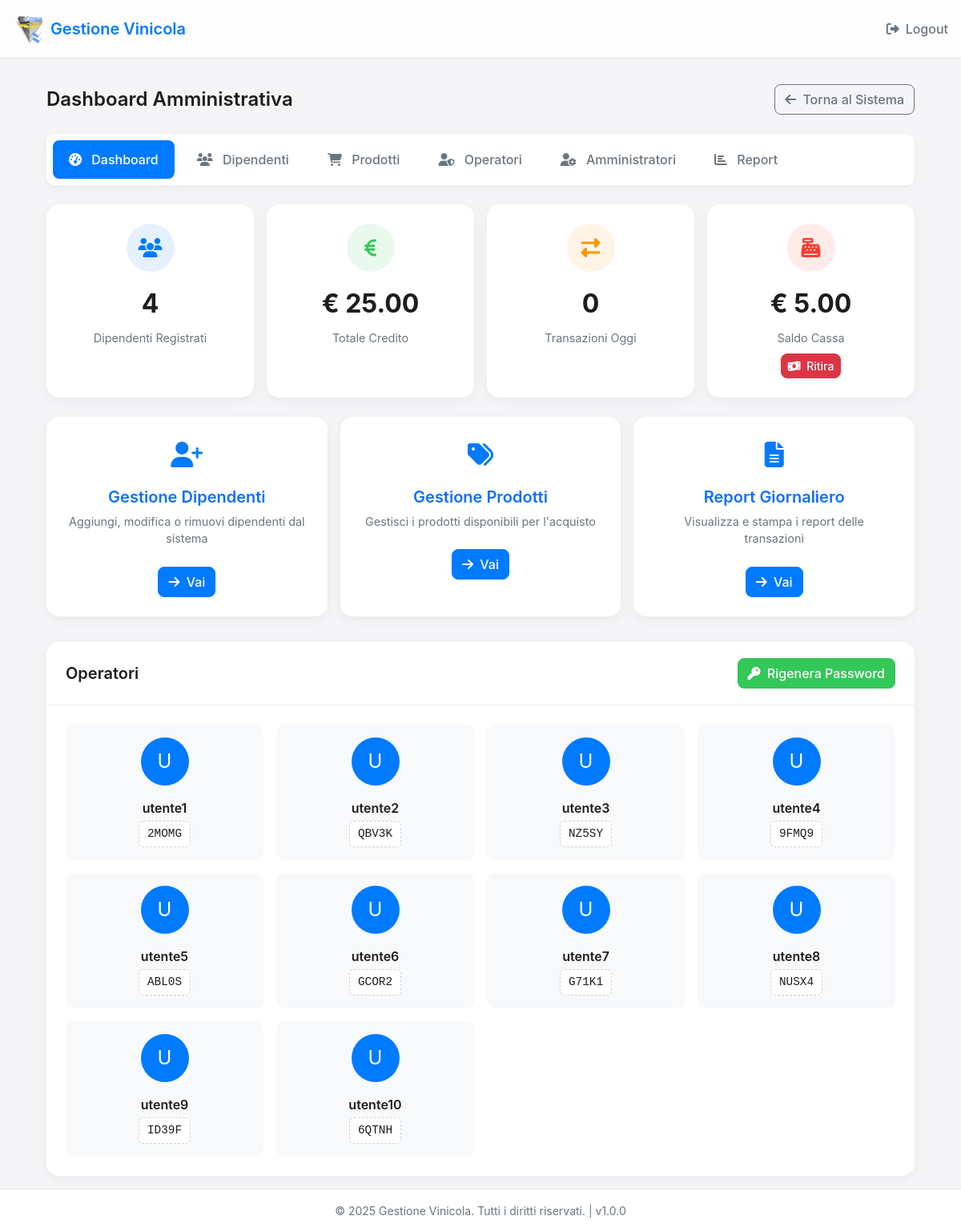
The app's page /admin/dashboard (signed in) with its own data.
### app.py (models this page shows)
class Operator(db.Model):
    id = db.Column(db.Integer, primary_key=True)
    username = db.Column(db.String(50), unique=True)  # utente1, utente2, ecc.
    password = db.Column(db.String(10))  # Password in chiaro per facilità di uso (5 caratteri)
    active = db.Column(db.Boolean, default=True)

### app.py (the view)
@app.route('/admin/dashboard')
def admin_dashboard():
    if session.get('admin_logged_in') != True:
        return redirect(url_for('admin_login'))
    employees_count = Employee.query.count()
    total_credit = db.session.query(db.func.sum(Employee.credit)).scalar() or 0
    transactions_today = Transaction.query.filter(
        Transaction.timestamp >= datetime.today().replace(hour=0, minute=0, second=0)
    ).count()
    operators = Operator.query.all()
    cash_register = Employee.query.filter_by(code='CASSA').first()
    cash_balance = float(cash_register.credit) if cash_register else 0.0
    is_super_admin = session.get('is_super_admin', False)
    return render_template(
        'admin_dashboard.html',
        employees_count=employees_count,
        total_credit=float(total_credit),
        transactions_today=transactions_today,
        operators=operators,
        is_super_admin=is_super_admin,
        cash_balance=cash_balance
    )

### app.py (called while the page is built)
@app.context_processor
def inject_app_info():
    now = datetime.now()
    return {
        'app_name': app.config['APP_NAME'],
        'app_version': app.config['APP_VERSION'],
        'now': now
    }

### templates/admin_dashboard.html (shortened to what this page needs)
{% extends "base.html" %}
{% block header_actions %}
<a href="{{ url_for('admin_logout') }}" class="logout-button">
    <i class="fas fa-sign-out-alt"></i> Logout
</a>
{% endblock %}
{% block content %}
<div class="admin-container">
    <div class="admin-header">
        <h1 class="admin-title">Dashboard Amministrativa</h1>
        <div>
            <a href="{{ url_for('index') }}" class="btn btn-outline-secondary">
                <i class="fas fa-arrow-left me-1"></i> Torna al Sistema
            </a>
        </div>
    </div>
    <div class="admin-tabs">
        <a href="{{ url_for('admin_dashboard') }}" class="admin-tab active">
            <i class="fas fa-tachometer-alt"></i> Dashboard
        </a>
        <a href="{{ url_for('admin_employees') }}" class="admin-tab">
            <i class="fas fa-users"></i> Dipendenti
        </a>
        <a href="{{ url_for('admin_products') }}" class="admin-tab">
            <i class="fas fa-shopping-cart"></i> Prodotti
        </a>
        <a href="{{ url_for('admin_operators') }}" class="admin-tab">
            <i class="fas fa-user-shield"></i> Operatori
        </a>
        {% if is_super_admin %}
        <a href="{{ url_for('admin_admins') }}" class="admin-tab">
            <i class="fas fa-user-cog"></i> Amministratori
        </a>
        {% endif %}
        <a href="{{ url_for('admin_reports') }}" class="admin-tab">
            <i class="fas fa-chart-bar"></i> Report
        </a>
    </div>
    <div class="stats-row">
        <div class="stat-card">
            <div class="stat-icon stat-icon-blue">
                <i class="fas fa-users"></i>
            </div>
            <div class="stat-value">{{ employees_count }}</div>
            <div class="stat-label">Dipendenti Registrati</div>
        </div>
        <div class="stat-card">
            <div class="stat-icon stat-icon-green">
                <i class="fas fa-euro-sign"></i>
            </div>
            <div class="stat-value">€ {{ "%.2f"|format(total_credit) }}</div>
            <div class="stat-label">Totale Credito</div>
        </div>
        <div class="stat-card">
            <div class="stat-icon stat-icon-orange">
                <i class="fas fa-exchange-alt"></i>
            </div>
            <div class="stat-value">{{ transactions_today }}</div>
            <div class="stat-label">Transazioni Oggi</div>
        </div>
        <div class="stat-card">
            <div class="stat-icon" style="background-color: rgba(255, 59, 48, 0.1); color: var(--danger-color);">
                <i class="fas fa-cash-register"></i>
            </div>
            <div class="stat-value">€ {{ "%.2f"|format(cash_balance) }}</div>
            <div class="stat-label">Saldo Cassa</div>
            <button class="btn btn-danger btn-sm mt-2" id="withdrawCashBtn" {% if cash_balance <= 0 %}disabled{% endif %}>
                <i class="fas fa-money-bill-wave me-1"></i> Ritira
            </button>
        </div>
    </div>
    <div class="action-row">
        <a href="{{ url_for('admin_employees') }}" class="action-card text-decoration-none">
            <div class="action-icon">
                <i class="fas fa-user-plus"></i>
            </div>
            <h3 class="action-title">Gestione Dipendenti</h3>
            <p class="action-description">Aggiungi, modifica o rimuovi dipendenti dal sistema</p>
            <button class="btn btn-primary">
                <i class="fas fa-arrow-right me-1"></i> Vai
            </button>
        </a>
        <a href="{{ url_for('admin_products') }}" class="action-card text-decoration-none">
            <div class="action-icon">
                <i class="fas fa-tags"></i>
            </div>
            <h3 class="action-title">Gestione Prodotti</h3>
            <p class="action-description">Gestisci i prodotti disponibili per l'acquisto</p>
            <button class="btn btn-primary">
                <i class="fas fa-arrow-right me-1"></i> Vai
            </button>
        </a>
        <a href="{{ url_for('admin_reports') }}" class="action-card text-decoration-none">
            <div class="action-icon">
                <i class="fas fa-file-alt"></i>
            </div>
            <h3 class="action-title">Report Giornaliero</h3>
            <p class="action-description">Visualizza e stampa i report delle transazioni</p>
            <button class="btn btn-primary">
                <i class="fas fa-arrow-right me-1"></i> Vai
            </button>
        </a>
    </div>
    <div class="operators-section">
        <div class="operators-card">
            <div class="operators-header">
                <h3 class="operators-title">Operatori</h3>
                <button class="btn btn-success" id="regeneratePasswordsBtn">
                    <i class="fas fa-key me-1"></i> Rigenera Password
                </button>
            </div>
            <div class="operators-grid">
                {% for operator in operators %}
                <div class="operator-card">
                    <div class="operator-avatar">
                        {{ operator.username[0]|upper }}
                    </div>
                    <div class="operator-username">{{ operator.username }}</div>
                    <div class="operator-password">{{ operator.password }}</div>
                </div>
                {% endfor %}
            </div>
        </div>
    </div>
</div>
{% endblock %}

### templates/base.html (style rules this page uses)
:root { --primary-color: #007aff; --secondary-color: #5ac8fa; --success-color: #34c759; --danger-color: #ff3b30; --warning-color: #ffcc00; --info-color: #5ac8fa; --light-color: #f2f2f7; --dark-color: #1c1c1e; }
body { font-family: -apple-system, BlinkMacSystemFont, 'Segoe UI', Roboto, Helvetica, Arial, sans-serif; background-color: #f5f5f7; color: #1d1d1f; margin: 0; padding: 0; min-height: 100vh; display: flex; flex-direction: column; }
.btn { border-radius: 8px; font-weight: 500; }
.btn-primary { background-color: var(--primary-color); border-color: var(--primary-color); }
.btn-success { background-color: var(--success-color); border-color: var(--success-color); }
.admin-container { max-width: 1200px; margin: 0 auto; padding: 0 1rem; }
.admin-header { display: flex; justify-content: space-between; align-items: center; margin-bottom: 1.5rem; }
.admin-title { font-size: 1.5rem; font-weight: 600; margin: 0; }
.admin-tabs { display: flex; gap: 0.5rem; background-color: white; padding: 0.5rem; border-radius: 10px; margin-bottom: 1.5rem; box-shadow: 0 2px 10px rgba(0, 0, 0, 0.05); }
.admin-tab { padding: 0.75rem 1.25rem; border-radius: 8px; color: #6c757d; text-decoration: none; font-weight: 500; transition: all 0.2s; }
.admin-tab.active { background-color: var(--primary-color); color: white; }
.admin-tab i { margin-right: 0.5rem; }

### templates/admin_dashboard.html (style rules this page uses)
.admin-container { margin-top: 1rem; }
.stats-row { display: grid; grid-template-columns: repeat(auto-fit, minmax(250px, 1fr)); gap: 1rem; margin-bottom: 1.5rem; }
.stat-card { background-color: white; border-radius: 16px; padding: 1.5rem; box-shadow: 0 4px 15px rgba(0, 0, 0, 0.05); display: flex; flex-direction: column; align-items: center; text-align: center; }
.stat-icon { width: 60px; height: 60px; border-radius: 50%; display: flex; align-items: center; justify-content: center; margin-bottom: 1rem; font-size: 1.5rem; }
.stat-icon-blue { background-color: rgba(0, 122, 255, 0.1); color: var(--primary-color); }
.stat-icon-green { background-color: rgba(52, 199, 89, 0.1); color: var(--success-color); }
.stat-icon-orange { background-color: rgba(255, 149, 0, 0.1); color: #ff9500; }
.stat-value { font-size: 2rem; font-weight: 700; margin-bottom: 0.5rem; color: #1d1d1f; }
.stat-label { font-size: 0.9rem; color: #6c757d; }
.action-row { display: grid; grid-template-columns: repeat(auto-fit, minmax(250px, 1fr)); gap: 1rem; margin-bottom: 1.5rem; }
.action-card { background-color: white; border-radius: 16px; padding: 1.5rem; box-shadow: 0 4px 15px rgba(0, 0, 0, 0.05); text-align: center; transition: transform 0.2s, box-shadow 0.2s; }
.action-icon { font-size: 2rem; margin-bottom: 1rem; color: var(--primary-color); }
.action-title { font-size: 1.25rem; font-weight: 600; margin-bottom: 0.5rem; }
.action-description { font-size: 0.9rem; color: #6c757d; margin-bottom: 1.5rem; }
.operators-section { margin-top: 2rem; }
.operators-card { background-color: white; border-radius: 16px; box-shadow: 0 4px 15px rgba(0, 0, 0, 0.05); overflow: hidden; }
.operators-header { display: flex; justify-content: space-between; align-items: center; padding: 1.25rem 1.5rem; border-bottom: 1px solid rgba(0, 0, 0, 0.05); }
.operators-title { font-size: 1.25rem; font-weight: 600; margin: 0; }
.operators-grid { display: grid; grid-template-columns: repeat(auto-fill, minmax(200px, 1fr)); gap: 1rem; padding: 1.5rem; }
.operator-card { background-color: #f8f9fa; border-radius: 10px; padding: 1rem; display: flex; flex-direction: column; align-items: center; }
.operator-avatar { width: 60px; height: 60px; background-color: var(--primary-color); color: white; border-radius: 50%; display: flex; align-items: center; justify-content: center; margin-bottom: 1rem; font-size: 1.5rem; }
.operator-username { font-weight: 600; margin-bottom: 0.25rem; }
.operator-password { font-family: monospace; background-color: white; padding: 0.3rem 0.6rem; border-radius: 6px; border: 1px dashed #ced4da; font-size: 0.9rem; }
.logout-button { color: #6c757d; text-decoration: none; display: flex; align-items: center; font-weight: 500; transition: all 0.2s; }
.logout-button i { margin-right: 0.5rem; }

### records on screen
Operator: username "U", username "utente1", password "2MOMG"
Operator: username "U", username "utente2", password "QBV3K"
Operator: username "U", username "utente3", password "NZ5SY"
Operator: username "U", username "utente4", password "9FMQ9"
Operator: username "U", username "utente5", password "ABL0S"
Operator: username "U", username "utente6", password "GCOR2"
Operator: username "U", username "utente7", password "G71K1"
Operator: username "U", username "utente8", password "NUSX4"
Operator: username "U", username "utente9", password "ID39F"
Operator: username "U", username "utente10", password "6QTNH"

### other values on screen
{{ app_name }} "Gestione Vinicola"
{{ employees_count }} "4"
{{ "%.2f"|format(total_credit) }} "25.00"
{{ transactions_today }} "0"
{{ "%.2f"|format(cash_balance) }} "5.00"
{{ now.year|default(2025) }} "2025"
{{ app_version }} "1.0.0"
